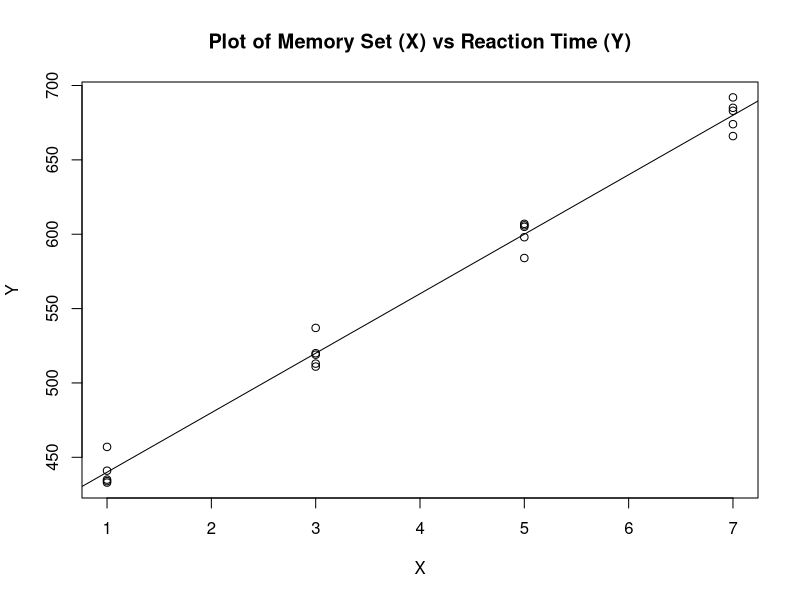

Reproduce this figure in R.
# Regression Example: Memory Set and Reaction Time

# We first arrange the data into the Predictors (X) and Regressor (Y)
# In this example, the predictors are the sizes of the memory set and
# the regressors are the reaction time of the participants.
X = c(1, 1, 1, 1, 1, 3, 3, 3, 3, 3, 5, 5, 5, 5, 5, 7, 7, 7, 7, 7)
Y = c(433, 435, 434, 441, 457, 519, 511, 513, 520, 537, 598, 584, 606, 605, 607, 666, 674, 683, 685, 692)

# Create data frame
data = data.frame(X, Y)
print(data)

# We now get a summary of simple statistics for the data
mean = sapply(data, mean)
print(mean)

std_dev = sapply(data, sd)
print(std_dev)

# Now we compute the correlation matrix between the variables
r = cor(X, Y)
print(r)

# We now perform the regression analysis on the data
reg1 = lm(Y ~ X)
print(summary(reg1))

# We now perform an ANOVA on the data
aov1 = aov(Y ~ X)
print(summary(aov1))

#
# We now plot the points and the regression line and SAVE the plot as a PDF
#
# NOTE:
#     Make sure to add the PATH to the location where the plot is to be saved
#
pdf("reg_plot.pdf")
plot(X, Y, main = "Plot of Memory Set (X) vs Reaction Time (Y)")
abline(reg1)
dev.off()
